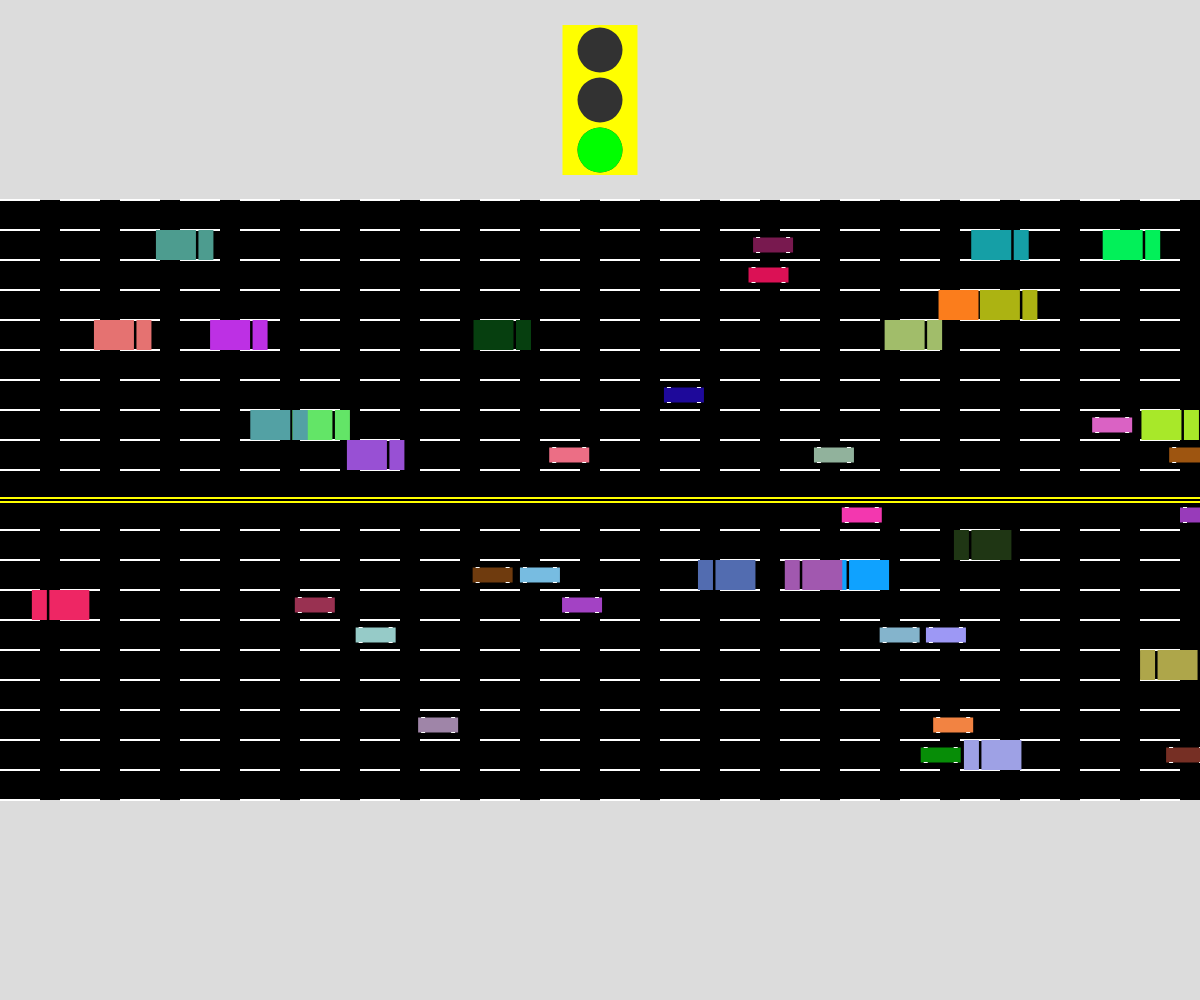
Frame 1 (no input)
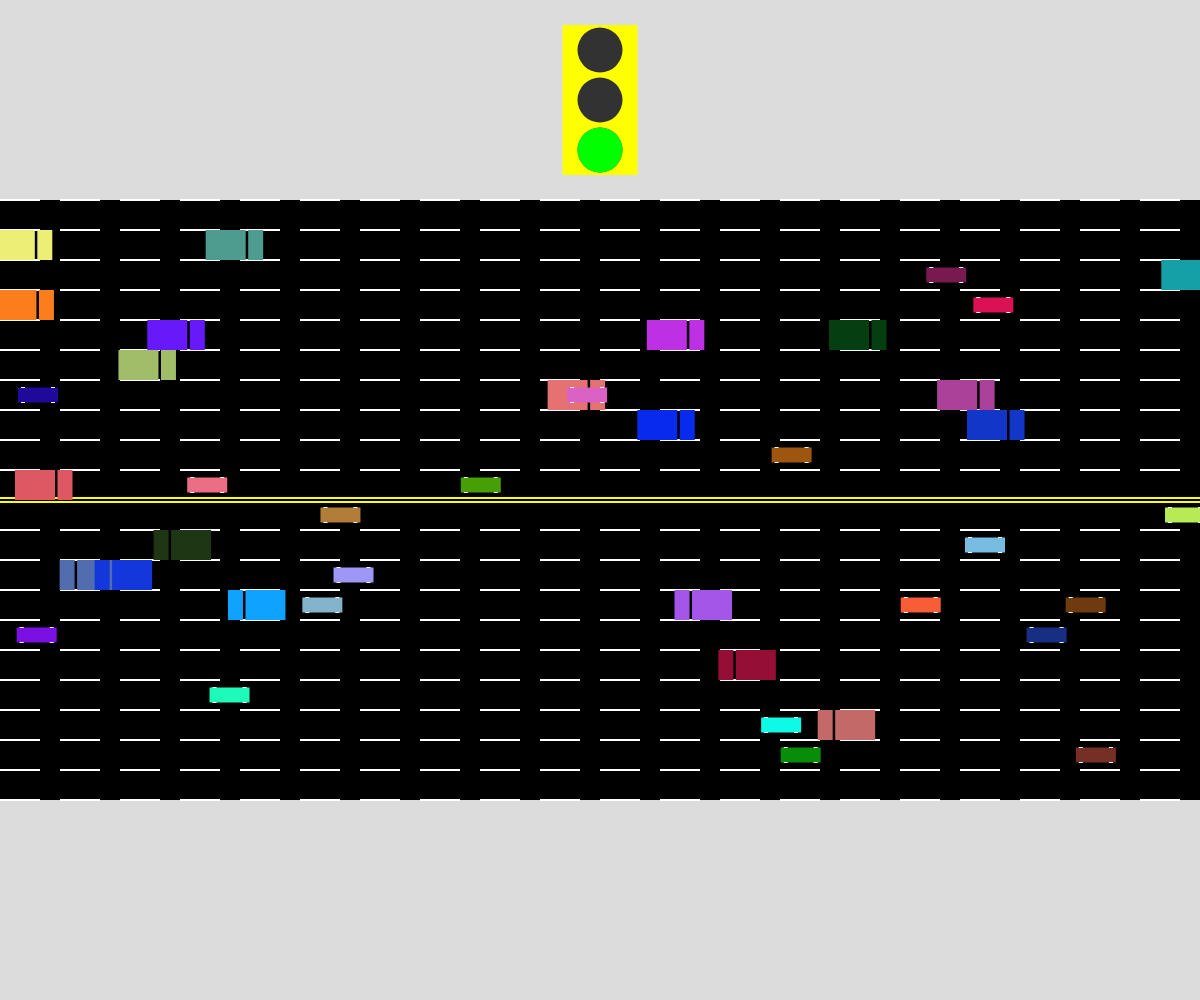
Frame 60 (no input)
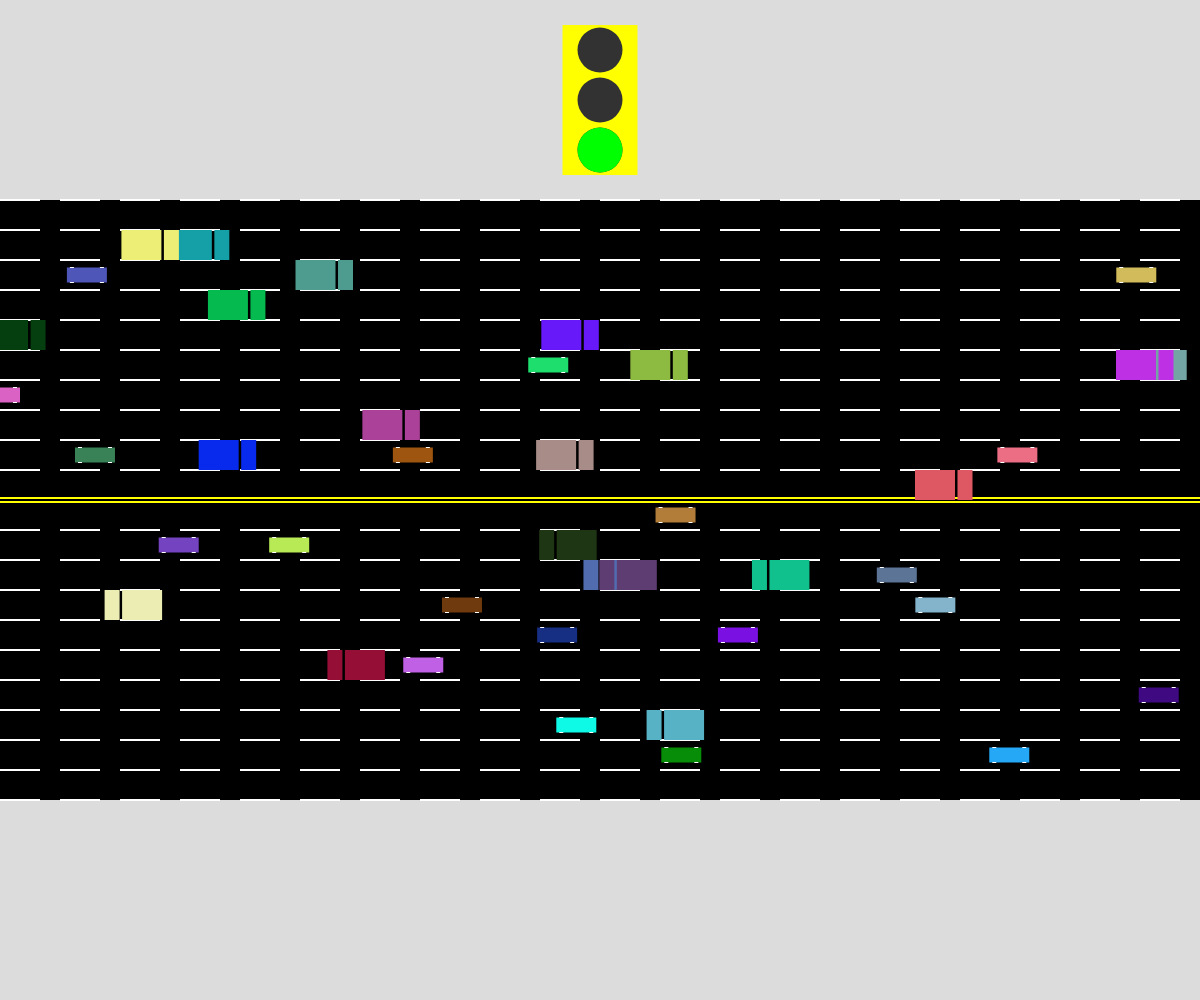
Frame 120 (the mouse pressed at the canvas centre since frame 60)

The p5.js sketch that drew these frames (run headless with seeded random() and noise() and a simulated clock; from frame 60 on, the mouse is pressed at the canvas centre):

// p5.js sketch
// ── sketch.js
// Project Title
// Your Name
// Date
//
// Extra for Experts:
// - describe what you did to take this project "above and beyond"

let eastbound = [], westbound = [];
let lightMod = 1;
let fCount, lightColor = "green";

function setup() {
  createCanvas(windowWidth, windowHeight);
  rectMode(CENTER);
  noStroke();
  for (let i = 0; i < 20; i++) { // adds 20 cars at the start of program
    eastbound.push(new Vehicle(round(random(0, 1)), [random(0, 255), random(0, 255), random(0, 255)], random(0, width), random(height / 2 + 20, height / 2 + 275), 1, random(1, 15)));
    westbound.push(new Vehicle(round(random(0, 1)), [random(0, 255), random(0, 255), random(0, 255)], random(0, width), random(height / 2 - 275, height / 2 - 20), 0, random(-15, -1)));
  }
}

function draw() {
  background(220);
  drawRoad();
  for (let v of eastbound) { // updates the eastbound/ westbound cars
    v.action();
  }
  for (let v of westbound) {
    v.action();
  }
  stopLight();
}
function stopLight() { // adds stop light function to the program slowing down and stopping cars
  fill(255,255,0);
  rect(width/2, height/2 - 400, 75, 150);
  for(let i = 1; i < 4; i++){
    fill(50);
    circle(width/2, height/2 - 475 + (50*i - 25), 45);
  }
  if (keyIsPressed && key === " ") {
    lightColor = "yellow";
    fCount = 0;
    print("stop");
  }
  if (lightColor === "yellow") { // slows down cars
    fill(255,200,0);
    circle(width/2, height/2 - 475 + (100 - 25), 45);
    lightMod -= 0.005;
  }
  if (lightMod <= 0) { // stops cars
    fill(255,0,0);
    circle(width/2, height/2 - 475 + (50 - 25), 45);
    lightColor = "red";
    fCount += 1;
    if (fCount === 120) {
      lightColor = "green";
    }
  }
  if (lightColor === "green") { 
    fill(0,255,0);
    circle(width/2, height/2 - 475 + (150 - 25), 45);
    lightMod += 0.005;
    lightMod *= 1.05;
    if (lightMod >= 1) {
      lightMod = 1;
    }
  }
}

function mouseClicked() { // adds cars when clicked/shift clicked
  if (keyIsPressed && keyCode === SHIFT) {
    for (let i = 0; i < 20; i++) {
      westbound.push(new Vehicle(round(random(0, 1)), [random(0, 255), random(0, 255), random(0, 255)], random(0, width), random(height / 2 - 275, height / 2 - 20), 0, random(-15, -1)));
    }
  }
  else {
    for (let i = 0; i < 20; i++) {
      eastbound.push(new Vehicle(round(random(0, 1)), [random(0, 255), random(0, 255), random(0, 255)], random(0, width), random(height / 2 + 20, height / 2 + 275), 1, random(1, 15)));
    }
  }
}

function drawRoad() {// creates the road
  fill(0);
  rect(width/2, height /2, width, 600);
  fill(255,255,0);
  rect(width/2, height/2 + 2, width, 2);
  rect(width/2, height/2 - 2, width, 2);
  for(let y = height/2 - 300; y < height/2; y += 30){
    for (let x = 0; x < width; x += 60) {
      fill(255);
      rect(x + 20, y, 40, 2);
    }
  }
  for(let y = height/2 + 300; y > height/2; y -= 30){
    for (let x = 0; x < width; x += 60) {
      fill(255);
      rect(x + 20, y, 40, 2);
    }
  }
  


}

function drawCar(x, y, color) { // draws car
  fill(color);
  rect(x, y, 40, 15);
  fill(255);
  rect(x + 15, y + 7.5, 4, 1);
  rect(x + 15, y - 7.5, 4, 1);
  rect(x - 15, y - 7.5, 4, 1);
  rect(x - 15, y + 7.5, 4, 1);
}

function drawTruck(x, y, color, direction) { // draws  truck
  fill(color);
  if (direction === 1) {
    rect(x - 10, y, 40, 30);
    rect(x + 20.0, y, 15, 30);
  }
  else {
    rect(x + 10, y, 40, 30);
    rect(x - 20.0, y, 15, 30);
  }

}

class Vehicle {
  constructor(type, color, x, y, direction, xSpeed) {
    this.type = type;
    this.color = color;
    this.x = x;
    this.y = y;
    this.direction = direction;
    this.xSpeed = xSpeed;
    this.laneS = 0;
  }
  display() { // displays either a truck or car 
    if (this.type === 0) {
      drawCar(this.x, this.y, this.color);
    }
    else {
      drawTruck(this.x, this.y, this.color, this.direction);
    }
  }
  move() { // updates vehicle position
    this.x += this.xSpeed * lightMod;
    if (this.x > width) {
      this.x = 0;
    }
    if (this.x < 0) {
      this.x = width;
    }
  }
  speedUp() { // can speed up cars in either direction
    if (this.xSpeed > 0) {
      this.xSpeed += 1;
      if (this.xSpeed > 15) {
        this.xSpeed = 15;
      }
    }
    else {
      this.xSpeed -= 1;
      if (this.xSpeed < -15) {
        this.xSpeed = -15;
      }
    }
  }
  speedDown() { // can slow down cars in either direction
    if (this.xSpeed > 0) {
      this.xSpeed -= 1;
      if (this.xSpeed <= 0) {
        this.xSpeed = 1;
      }
    }
    else {
      this.xSpeed += 1;
      if (this.xSpeed >= 0) {
        this.xSpeed = -1;
      }
    }
  }
  changeColor() {// generates random colour
    this.color = [random(0, 255), random(0, 255), random(0, 255)];
  }
  laneSelect(){ // selects lane based on speed
    if(this.xSpeed > 0){
      this.laneS = round(map(this.xSpeed, 0, 15, 0, 9));
      this.y = height/2 - 300 +  (30*this.laneS+15);

    }
    if(this.xSpeed < 0){
      this.laneS = round(map(this.xSpeed, -15, 0, -9, 0));
      this.y = height/2 + 300 + (30*this.laneS-15);
    }
    
    
  }
  action() { // function that calls all function
    this.move();
    let rNum = random(1, 100);
    rNum = round(rNum);
    if (rNum === 50) {
      this.speedUp();
    }
    if (rNum === 47) {
      this.speedDown();
    }
    if (rNum === 98) {
      this.changeColor();
    }
    this.laneSelect();
    this.display();

  }

}
